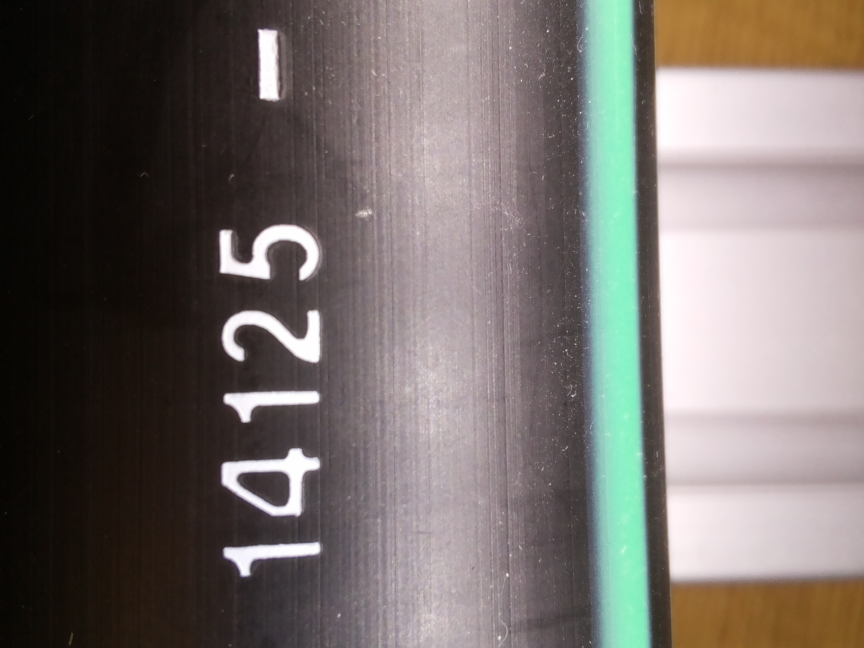
#> input picture img_20170703-203831.jpg, 2592 x 1944 px (shown at 1/3 size)
$ python -i find_contours.py   (imports and definitions only)
#> lines starting #> are read from the running program, lines starting #| are printed output that depends on the picture; after the words box and inside, x2 and y2 are one past the last pixel; in counts of white or black regions, pixels touching at a corner belong together
#> further down, picture is the input picture: shape (1944, 2592, 3); mean B, G, R 107.7, 111.3, 118.3
 # import packages
import cv2

# import my modules
import sort_contours
import config

# init camera
def main(frame):
        # get cropped image
        original = frame[config.cropHeightStart:config.cropHeightEnd, 0:config.cropWidth]
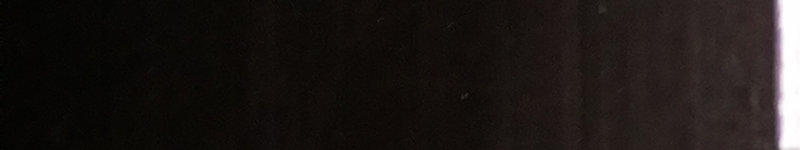
#> original: shape (150, 800, 3); mean B, G, R 21.5, 23.8, 28.6
        (thresh, edited) = cv2.threshold(original, config.threshLimit, 255, cv2.THRESH_BINARY_INV)
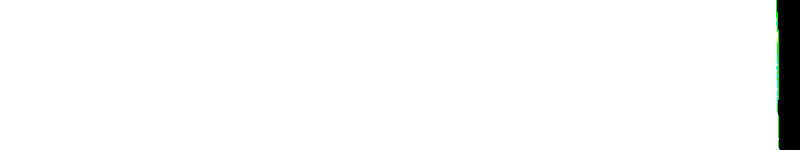
#> edited: shape (150, 800, 3); mean B, G, R 247.8, 248.2, 247.7
#> thresh = 128

        edited = cv2.inRange(edited,0,255)
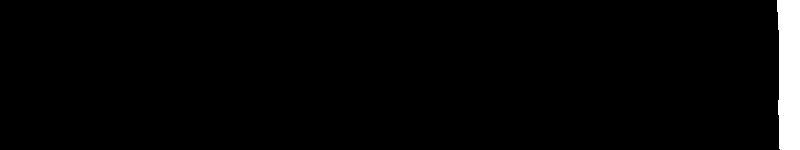
#> edited: shape (150, 800); 2.7% white; 1 white region, box (x1, y1, x2, y2) and area: (777, 0, 800, 150) 3206
        whitePercent =  float(cv2.countNonZero(edited)) / float(config.cropArea) * 100.0
#> whitePercent = 2.67

        if whitePercent > config.whiteThresh :
                return original, None, []

        # run canny edge detector on image
        edited = cv2.Canny(edited, config.cannyMin, config.cannyMax)
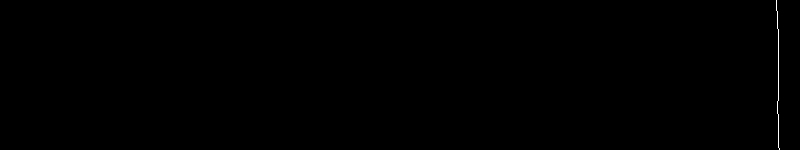
#> edited: shape (150, 800); 0.12% white in thin lines or dots, all inside (x1, y1, x2, y2) = (776, 0, 780, 150)

        # run opencv find contours, only external boxes
        (contours, _) = cv2.findContours(edited, cv2.RETR_EXTERNAL, cv2.CHAIN_APPROX_SIMPLE)
#> contours = 1 contour, all with area under 20
        contours = [cnt for cnt in contours if cv2.contourArea(cnt) > 450]
#> contours = []

        # run contour sort method
        if len(contours) > 0 :
                contours = sort_contours.main(contours)

        # return un-edited image and contours
        return original, edited, contours

>>> import cv2
>>> picture = cv2.imread('img_20170703-203831.jpg')
>>> result = main(picture)
